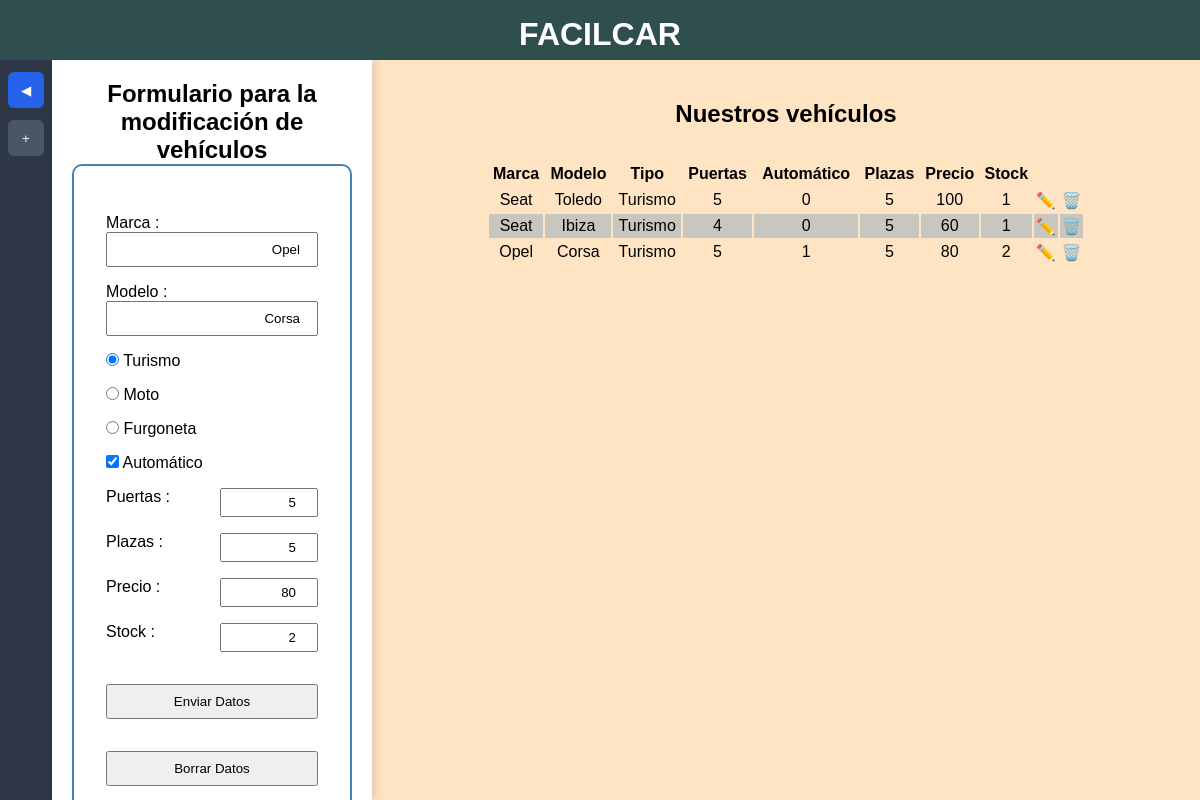
The page /index.php?id=3 on the database its author committed.
### tables this page shows
CREATE TABLE `vehiculos` (
  `id_vehiculo` int NOT NULL AUTO_INCREMENT,
  `marca` varchar(20) NOT NULL,
  `modelo` varchar(20) NOT NULL,
  `tipo` enum('Moto','Turismo','Furgoneta') NOT NULL,
  `numero_puertas` int DEFAULT NULL,
  `automatico` tinyint DEFAULT NULL,
  `plazas` int DEFAULT NULL,
  `precio_dia` decimal(10,0) DEFAULT NULL,
  `stock` int DEFAULT '1',
  PRIMARY KEY (`id_vehiculo`)
);

### index.php (the view, shortened to what this page needs)
<?php
include_once 'connection.php';
$select = "SELECT * FROM vehiculos";
$sql_select = $conn->prepare($select);
$sql_select->execute();
$resultadoSelect = $sql_select->fetchAll();
$actualizarVehiculo = [];
if ($_GET) {
    $id = $_GET['id'];
    foreach ($resultadoSelect as $vehiculo) {
        if ($vehiculo['id_vehiculo'] == $id) {
            $actualizarVehiculo['id'] = $id;
            $actualizarVehiculo['marca'] = $vehiculo['marca'];
            $actualizarVehiculo['modelo'] = $vehiculo['modelo'];
            $actualizarVehiculo['tipo'] = $vehiculo['tipo'];
            $actualizarVehiculo['numero_puertas'] = $vehiculo['numero_puertas'];
            $actualizarVehiculo['automatico'] = $vehiculo['automatico'];
            $actualizarVehiculo['plazas'] = $vehiculo['plazas'];
            $actualizarVehiculo['precio_dia'] = $vehiculo['precio_dia'];
            $actualizarVehiculo['stock'] = $vehiculo['stock'];
            break;
        }
    }
}
?>
<!DOCTYPE html>
<html lang="es">
<head>
  <link rel="stylesheet" href="css/style.css" />
  <link rel="stylesheet" href="css/panell_lateral.css" />
</head>
    <body>
        <header>
            <h1>FACILCAR</h1>
        </header>
        <div class="layout">
            <aside class="barra">
                <button class="boton-panel"
                    data-panel="formulario"
                    data-tooltip="Abrir formulario"
                    data-tooltip-abrir="Abrir formulario"
                    data-tooltip-cerrar="Cerrar formulario">
                    <span class="icono flecha"></span>
                </button>
                <button class="boton-panel"
                    data-panel="nuevo"
                    data-tooltip="Nuevo registro"
                    data-tooltip-abrir="Nuevo registro"
                    data-tooltip-cerrar="Cerrar panel"
                    >
                    <span class="icono mas">+</span>
                </button>
            </aside>
            <section class="paneles">
                <div class="panel-lateral <?= isset($_GET['id']) ? 'activo' : '' ?>" id="formulario">
                    <div class="contenido">
   <?php if ($_GET) : ?>
     <h2>Formulario para la modificación de vehículos</h2>
    <form
      action="updateVehiculo.php"
      method="POST"
      class="formInsertVehiculos">
      <div>
        <label for="marca">Marca : </label>
        <input type="text" id="marca" name="marca" value="<?= $actualizarVehiculo['marca'] ?>"/>
      </div>
      <div>
        <label for="modelo">Modelo : </label>
        <input type="text" id="modelo" name="modelo" value="<?= $actualizarVehiculo['modelo'] ?>"/>
      </div>
      <div class="tipos">
        <div>
          <input type="radio" name="tipo" id="turismo" value="Turismo" <?php if ($actualizarVehiculo['tipo'] == "Turismo") {
              echo "checked";
          } ?> />
          <label for="turismo"> Turismo</label>
        </div>
        <div>
          <input type="radio" name="tipo" id="moto" value="Moto" <?php if ($actualizarVehiculo['tipo'] == "Moto") {
              echo "checked";
          } ?>/>
          <label for="moto"> Moto</label>
        </div>
        <div>
          <input type="radio" name="tipo" id="furgoneta" value="Furgoneta" <?php if ($actualizarVehiculo['tipo'] == "Furgoneta") {
              echo "checked";
          } ?> />
          <label for="furgoneta"> Furgoneta</label>
        </div>
        <div>
         <input type="checkbox" name="automatico" id="automatico" <?php if ($actualizarVehiculo['automatico'] == "1") {
             echo "checked";
         } ?>> <label for="automatico">  Automático</label>
        </div>
      </div>
<div class="grid2">
        <label for="puertas">Puertas : </label><input type="number" name="puertas" id="puertas" min="0" max="7" value="<?= $actualizarVehiculo['numero_puertas'] ?>">
      </div>
      <div class="grid2">
        <label for="plazas">Plazas : </label><input type="number" name="plazas" id="plazas" min="2" max="10" value="<?= $actualizarVehiculo['plazas'] ?>">
      </div>
      <div class="grid2">
        <label for="precio">Precio : </label><input type="number" name="precio" id="precio" min="0" step="0.01" value="<?= $actualizarVehiculo['precio_dia'] ?>">
      </div>
      <div class="grid2">
        <label for="stock">Stock : </label><input type="number" name="stock" id="stock" min="1" value="<?= $actualizarVehiculo['stock'] ?>">
      </div>
      <div class="botones">
        <button type="submit">Enviar Datos</button>
        <button type="reset" >Borrar Datos</button>
      </div>
    </form>
    <?php endif ?>
                    </div>
                </div>
            </section>
            <main>
                <h2>
                    Nuestros vehículos
                </h2>
                <table>
      <thead>
        <tr>
          <th>Marca</th>
          <th>Modelo</th>
          <th>Tipo</th>
          <th>Puertas</th>
          <th>Automático</th>
          <th>Plazas</th>
          <th>Precio</th>
          <th>Stock</th>
          <th></th>
          <th></th>
        </tr>
      </thead>
      <tbody>
        <?php foreach ($resultadoSelect as $vehiculo) : ?>
          <tr>
                <td><?php echo $vehiculo['marca'] ?></td>
                <td><?= $vehiculo['modelo'] ?></td>
                <td><?= $vehiculo['tipo'] ?></td>
                <td><?= $vehiculo['numero_puertas'] ?></td>
                <td><?= $vehiculo['automatico'] ?></td>
                <td><?= $vehiculo['plazas'] ?></td>
                <td><?= $vehiculo['precio_dia'] ?></td>
                <td><?= $vehiculo['stock'] ?></td>
                <td> <a href="index.php?id=<?php echo $vehiculo['id_vehiculo']; ?>" class="float-right edit"> ✏️ </a></td>
                <td> <a href="delete.php?id=<?php echo $vehiculo['id_vehiculo']; ?>" class="float-right ml-3"> 🗑️ </a></td>
          </tr>
        <?php endforeach ?>
      </tbody>
    </table>
  </main>
        </div>
    </body>
</html>

### css/style.css (style rules this page uses)
* { margin: 0; padding: 0; box-sizing: border-box; font-family: 'Segoe UI', Tahoma, Geneva, Verdana, sans-serif; }
header { background-color: darkslategrey; padding: 1rem 0; text-align: center; height: 60px; color: white; }
h1, h2 { text-align: center; }
label { display: block; }
#marca, #modelo { width: 100%; padding: .5rem 1rem; text-align: right; }

### css/panell_lateral.css (style rules this page uses)
* { margin: 0; padding: 0; box-sizing: border-box; font-family: Verdana, Geneva, Tahoma, sans-serif; }
body { background-color: bisque; }
.layout { display: flex; height: calc(100vh - 60px); overflow: hidden; }
.barra { width: 52px; background: #2d3748; display: flex; flex-direction: column; align-items: center; gap: 12px; padding: 12px 8px; flex-shrink: 0; }
.boton-panel { width: 36px; height: 36px; border: none; border-radius: 6px; background: #4a5568; color: white; cursor: pointer; position: relative; transition: .25s; }
.boton-panel.activo { background: #2563eb; }
.paneles { display: flex; flex-shrink: 0; }
.panel-lateral { width: 0; overflow: hidden; background: white; transition: width .35s ease; box-shadow: 2px 0 10px rgba(0, 0, 0, .15); }
.panel-lateral.activo { width: 320px; }
.panel-lateral .contenido { width: 320px; padding: 20px; }
main { flex: 1; padding: 40px; overflow: auto; }
.boton-panel::after { content: attr(data-tooltip); position: absolute; left: calc(100% + 12px); top: 50%; transform: translateY(-50%); background: #333; color: white; padding: 8px 12px; border-radius: 6px; font-size: 14px; white-space: nowrap; opacity: 0; pointer-events: none; transition: .2s; }
.flecha::before { content: "▶"; }
.boton-panel.activo .flecha::before { content: "◀"; }

### rows shown on the page
vehiculos: marca "Opel", modelo "Corsa", tipo "☑ Turismo", tipo "☐ Moto", tipo "☐ Furgoneta", automatico "☑", puertas "5", plazas "5", precio "80", stock "2", tipo "Turismo", numero_puertas "5", automatico "1", precio_dia "80"
vehiculos: marca "Seat", modelo "Toledo", tipo "Turismo", numero_puertas "5", automatico "0", plazas "5", precio_dia "100", stock "1"
vehiculos: marca "Seat", modelo "Ibiza", tipo "Turismo", numero_puertas "4", automatico "0", plazas "5", precio_dia "60", stock "1"
